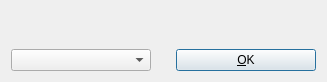
<?xml version="1.0" encoding="UTF-8"?>
<ui version="4.0">
 <class>SelectTaskDialogUI</class>
 <widget class="QWidget" name="SelectTaskDialogUI">
  <property name="geometry">
   <rect>
    <x>0</x>
    <y>0</y>
    <width>327</width>
    <height>82</height>
   </rect>
  </property>
  <property name="sizePolicy">
   <sizepolicy hsizetype="Fixed" vsizetype="Fixed">
    <horstretch>0</horstretch>
    <verstretch>0</verstretch>
   </sizepolicy>
  </property>
  <property name="maximumSize">
   <size>
    <width>468</width>
    <height>16777215</height>
   </size>
  </property>
  <property name="windowTitle">
   <string>Select Task</string>
  </property>
  <layout class="QGridLayout" name="gridLayout">
   <item row="1" column="0">
    <layout class="QHBoxLayout">
     <property name="spacing">
      <number>5</number>
     </property>
     <property name="sizeConstraint">
      <enum>QLayout::SetFixedSize</enum>
     </property>
     <property name="margin">
      <number>0</number>
     </property>
     <item>
      <widget class="QComboBox" name="comboBox">
       <property name="sizePolicy">
        <sizepolicy hsizetype="Preferred" vsizetype="Maximum">
         <horstretch>0</horstretch>
         <verstretch>0</verstretch>
        </sizepolicy>
       </property>
      </widget>
     </item>
     <item>
      <spacer>
       <property name="orientation">
        <enum>Qt::Horizontal</enum>
       </property>
       <property name="sizeType">
        <enum>QSizePolicy::Maximum</enum>
       </property>
       <property name="sizeHint" stdset="0">
        <size>
         <width>20</width>
         <height>20</height>
        </size>
       </property>
      </spacer>
     </item>
     <item>
      <widget class="QPushButton" name="okButton">
       <property name="text">
        <string>&amp;OK</string>
       </property>
       <property name="default">
        <bool>true</bool>
       </property>
      </widget>
     </item>
    </layout>
   </item>
   <item row="0" column="0">
    <widget class="QLabel" name="label">
     <property name="text">
      <string/>
     </property>
    </widget>
   </item>
  </layout>
  <action name="insertRowAction">
   <property name="enabled">
    <bool>false</bool>
   </property>
   <property name="text">
    <string>&amp;Insert Row</string>
   </property>
   <property name="statusTip">
    <string>Inserts a new Row</string>
   </property>
  </action>
  <action name="deleteRowAction">
   <property name="enabled">
    <bool>false</bool>
   </property>
   <property name="text">
    <string>&amp;Delete Row</string>
   </property>
   <property name="statusTip">
    <string>Deletes the current Row</string>
   </property>
  </action>
 </widget>
 <resources/>
 <connections/>
</ui>
